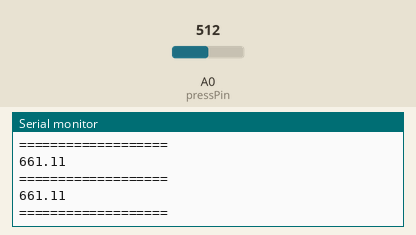
Simulated run of this sketch. Board: Arduino Uno, built with avr-gcc and run on an emulated ATmega328P. On the bench: the last lines printed to the serial monitor. Inputs (shaded band) come from the test bench; at power-on: A0 (pressPin) = 512.

Above: at 1.2 s.
1.3 s: A0 (pressPin) set to 716
At 1.34 s:
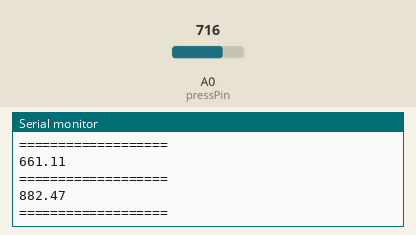
2.8 s: A0 (pressPin) set to 900
At 2.87 s:
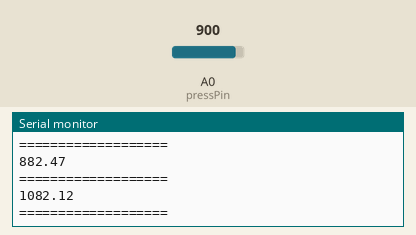
Timing chart, 0 to 5.8 s (numbered marks = the images above; inputs shaded):
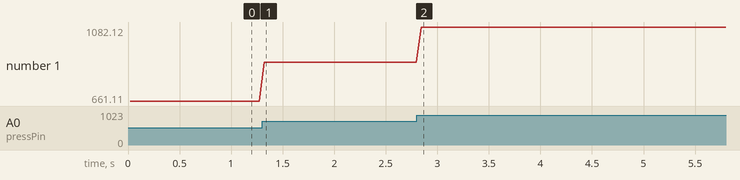

Measured:
- after the input at 1.3 s, the serial monitor: prints a new line at once (image 1)
- after the input at 2.8 s, the serial monitor: prints a new line after 0.05 s (image 2)
- plotted number 1: 661.11 → 882.47 after the input at 1.3 s, 882.47 → 1082.12 after the input at 2.8 s

The sketch:

pressure_reading.ino
```cpp
float reading, pressure;
#define pressPin A0


void setup(){

  Serial.begin(9600);
  pinMode(A0, INPUT);
  Serial.println("Starting readings.");
}
void loop(){
  reading = analogRead(A0);
  reading *= (float)(5/1024.0);//Vout in volts
  pressure = (float)(((float)(reading / 5) + 0.095) / 0.0009 );
  Serial.println(pressure);
  Serial.println("===================");
  delay(50);
}
```
